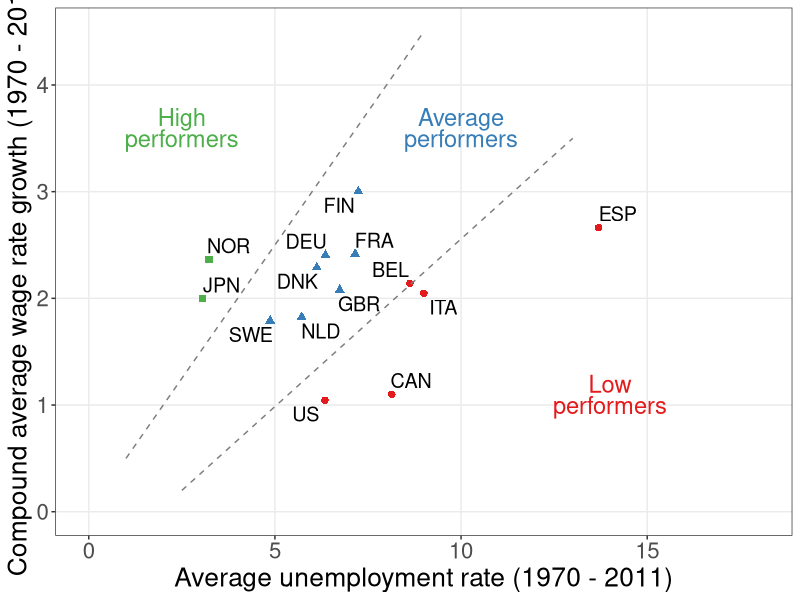
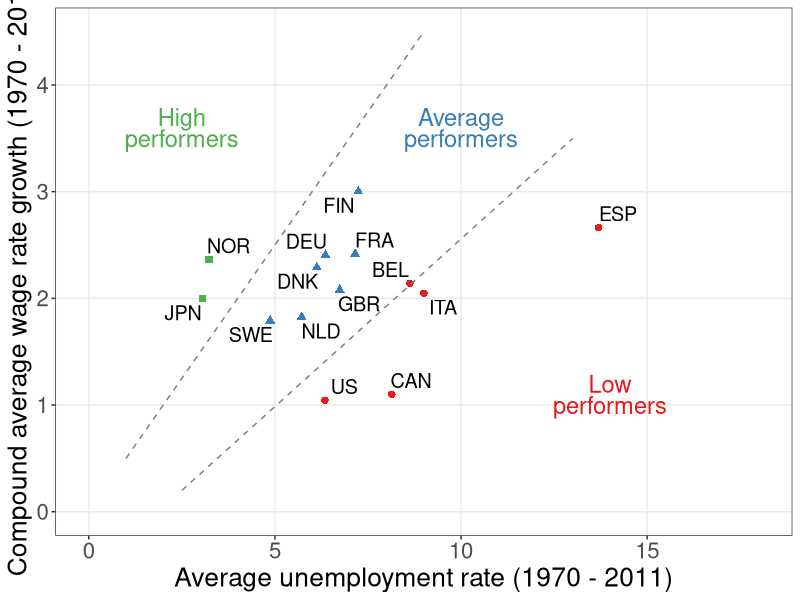

Recreate these plots in R, in order.
library(ggplot2)
library(ggrepel)
library(scales)
library(RColorBrewer)

#Import data
wageunions <- read.csv("employment/unions_data_wages.csv")
#Set color palette
COL <- brewer.pal(3, "Set1")
grays <- gray.colors(25, start = 1, end = 0, alpha = 1)

#Plot initial data with ggplot
u1 <- ggplot(wageunions,aes(x = UnemploymentAvg, y = RealWageGrowth, 
                            color = factor(Performance), 
                            shape = factor(Performance)))
#Add bells and whistles to plot
u1 + 
  geom_point(size = 2.2) + 
  coord_cartesian(xlim = c(0, 18), ylim = c(0, 4.5)) +
  labs(x = "Average unemployment rate (1970 - 2011)",
       y = "Compound average wage rate growth (1970 - 2011)") + 
  # xlab("Average Unemployment Rate (1970 - 2011)") + 
  # ylab("Compound Average Wage Rate Growth (1970 - 2011)") + 
  scale_color_brewer(palette="Set1", name = "Performance", 
                     labels = c("Low", "Average", "High")) +
  scale_shape_discrete(name = "Performance", 
                       labels = c("Low", "Average", "High")) + 
  # annotate("text", x = 14, y = 1.25, label = "Low", color = COL[1], size = 6) + 
  # annotate("text", x = 14, y = 1, label = "Performers", color = COL[1], size = 6) + 
  # annotate("segment", x = 2.5, xend = 13, y = 0.2, yend = 3.5, color = COL[1], lty = 2) + 
  # annotate("text", x = 10, y = 3.75, label = "Average", color = COL[2], size = 6) + 
  # annotate("text", x = 10, y = 3.5, label = "Performers", color = COL[2], size = 6) + 
  # annotate("text", x = 2.5, y = 3.75, label = "High", color = COL[3], size = 6) +
  # annotate("text", x = 2.5, y = 3.5, label = "Performers", color = COL[3], size = 6) +
  # annotate("segment", x = 1, xend = 9, y = 0.5, yend = 4.5, color = COL[3], lty = 2) + 
  annotate("text", x = 14, y = 1.2, label = "Low", color = COL[1], size = 6) +
  annotate("text", x = 14, y = 1, label = "performers", color = COL[1], size = 6) +
  annotate("segment", x = 2.5, xend = 13, y = 0.2, yend = 3.5, color = grays[20], lty = 2) +
  annotate("text", x = 10, y = 3.7, label = "Average", color = COL[2], size = 6) +
  annotate("text", x = 10, y = 3.5, label = "performers", color = COL[2], size = 6) +
  annotate("text", x = 2.5, y = 3.7, label = "High", color = COL[3], size = 6) +
  annotate("text", x = 2.5, y = 3.5, label = "performers", color = COL[3], size = 6) +
  annotate("segment", x = 1, xend = 9, y = 0.5, yend = 4.5, color = grays[20], lty = 2) +
  geom_text_repel(aes(label = Country), size = 5, show.legend = FALSE, color = "black") +
  theme_bw() +
  theme(panel.grid.minor = element_blank(),
        legend.position = "none",
        axis.title = element_text(size = 19), 
        axis.text = element_text(size = 16), 
        legend.title = element_text(size = 16), 
        legend.text = element_text(size = 14))

ggsave("employment/employment_unemployment_wages_data.pdf", width = 9, height = 7, units = "in")
